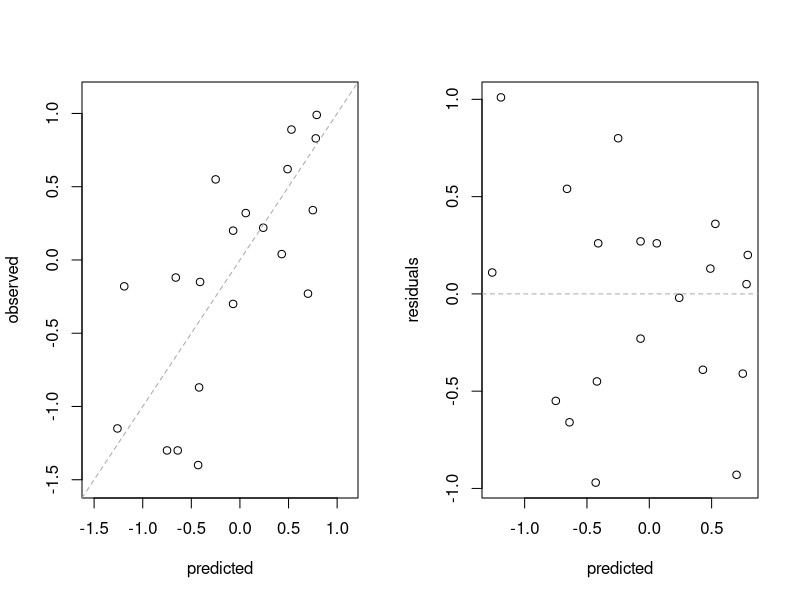

Source code (R):
############ APM Ch 5 Lab 1 Measuring Performance in Regression Models ###########
library(caret)

##To compute model performance the observed and predicted outcomes should be
##stored in vectors.
observed =c(0.22, 0.83, -0.12, 0.89, -0.23, -1.30, -0.15, -1.4,
            0.62, 0.99, -0.18, 0.32, 0.34, -0.30, 0.04, -0.87, 
            0.55, -1.30, -1.15, 0.20)

predicted =c(0.24, 0.78, -0.66, 0.53, 0.70, -0.75, -0.41, -0.43,
             0.49, 0.79, -1.19, 0.06, 0.75, -0.07, 0.43, -0.42,
             -0.25, -0.64, -1.26, -0.07)


residualValues =observed - predicted
summary(residualValues)

#####Basic Diagnostic Plots:
##Plot of Observed values against Predicted values &
##Plot of residual values against Predicted values
axisRange =extendrange(c(observed, predicted))
par(mfrow =c(1,2))
plot(predicted, observed, ylim =axisRange, xlim =axisRange)
##Add a 45 degree reference line:
abline(0, 1, col ="darkgrey", lty =2)

plot(predicted, residualValues, ylab ="residuals")
abline(h =0, col ="darkgrey", lty =2)

## The caret package contains a function for calculating RMSE and Rsquared value.
R2(predicted, observed) ##51.70%
RMSE(predicted, observed) ##0.5234883

##Base R contains a function to calculate the correlation including  
##Spearman's Rank Correlation.
cor(predicted, observed) ##0.7190357
cor(predicted, observed)^2 ##0.5170

cor(predicted, observed, method ="spearman") ##0.7554552

################################################################################
##Session Information
sessionInfo()
rm(list =ls())
